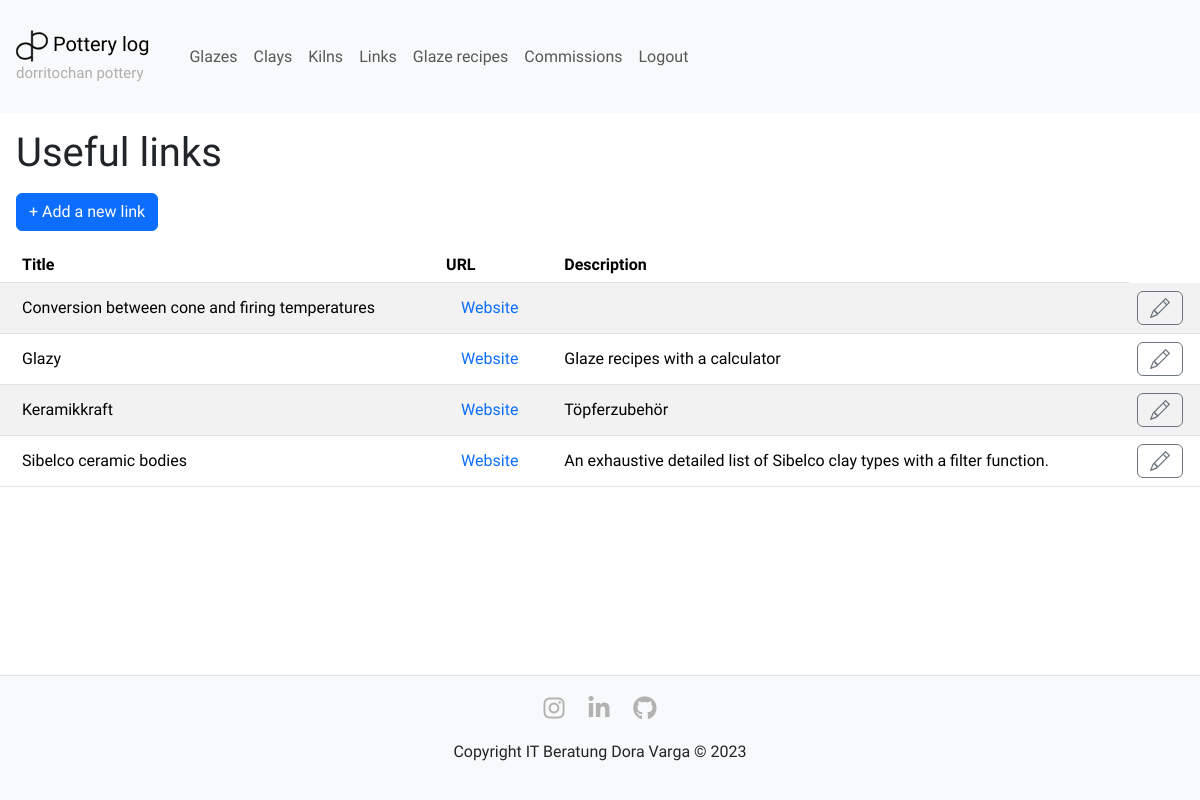
The page /viewlinks (signed in) on the database its author committed.
### app/models.py (models this page shows, shortened)
class Link(db.Model):
    __tablename__ = 'link'
    id = db.Column(db.Integer, primary_key=True)
    title = db.Column(db.String(100), index=True)
    url = db.Column(db.String)
    description = db.Column(db.String)

### app/controller.py (the view)
@app.route('/viewlinks')
@login_required
def view_links():
    links = Link.query.order_by(Link.title).all()
    form = AddLinkForm()
    return render_template('viewlinks.html', title='Links', form=form, links=links)

### app/models.py (called while the page is built)
@login.user_loader
def load_user(id):
    return User.query.get(int(id))

### app/templates/viewlinks.html (shortened to what this page needs)
{% extends 'layout.html' %}
{% block main %}
<h1 class="m-3">Useful links</h1>
<div class="m-3">
    <button id="add-new-link" type="button" class="btn btn-primary" data-toggle="modal" data-target="#modal-add-edit-link">&plus; Add a new link</button>
</div>
<table class="table table-striped table-hover-color table-hover">
    <thead>
        <tr>
            <th>Title</th>
            <th>URL</th>
            <th>Description</th>
        </tr>
    </thead>
    <tbody>
        {% for link in links %}
            <tr>
                <td class="vertical-center">{{ link.title or ''}}</td>
                <td class="vertical-center">
                    <a class="hover-border-link" href="{{ link.url or '' }}" target="_blank">
                        {% if link.url %}
                            Website
                        {% endif %}
                    </a>
                </td>
                <td class="vertical-center">{{ link.description or '' }}</td>
                <td class="vertical-center">
                    <button type="button" class="btn btn-outline-secondary" id="open-modal-edit-item-{{ link.id }}" data-toggle="modal" data-target="#modal-add-edit-link" data-reload-page="true" data-itemtype="link">
                    </button>
                </td>
            </tr>
        {% endfor %}
    </tbody>
</table>
{% endblock %}

### app/static/css/styles.css (style rules this page uses)
body { margin: 0; font-family: 'Quicksand', sans-serif; display: flex; flex-direction: column; min-height: 100vh; }
a.hover-border-link { color: #0d6efd; text-decoration: none; padding: 8px 13px; border: 2px solid transparent; transition: all 0.1s; }
.vertical-center { vertical-align: middle; }
.table.table-striped td:nth-child(1), .table.table-striped th:nth-child(1) { padding-left: 22px; }

### rows shown on the page
Link: title "Conversion between cone and firing temperatures", shows "Website"
Link: title "Glazy", shows "Website", description "Glaze recipes with a calculator"
Link: title "Keramikkraft", shows "Website", description "Töpferzubehör"
Link: title "Sibelco ceramic bodies", shows "Website", description "An exhaustive detailed list of Sibelco clay types with a filter function."
